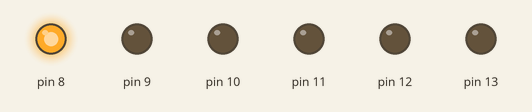
Simulated run of this sketch. Board: Arduino Uno, built with avr-gcc and run on an emulated ATmega328P. On the bench: output pins drawn as LEDs (lit = HIGH).

Above: at 0.05 s.
At 0.25 s:
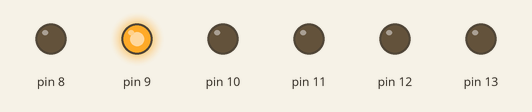
At 0.65 s:
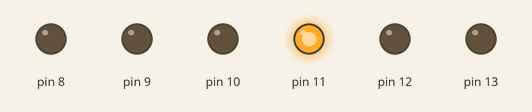
At 1.15 s:
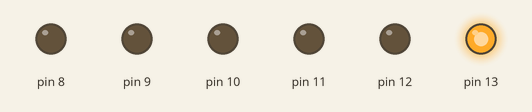
At 1.75 s:
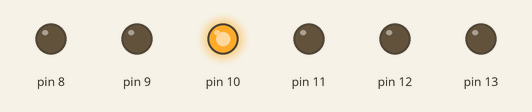
At 2.3 s:
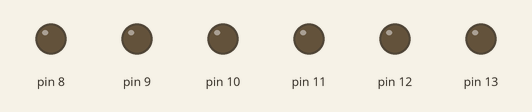
Timing chart, 0 to 3.0 s (numbered marks = the images above):
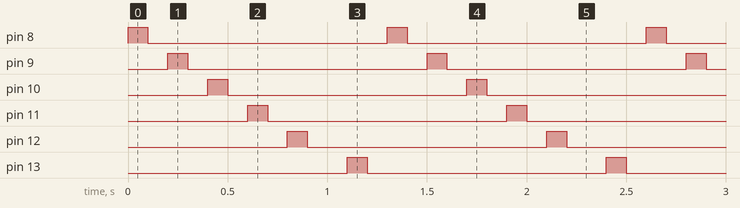

Measured:
- by itself, pin 8–13: alternates HIGH for 0.10 s and LOW for 1.2 s

The sketch:

LedArduino.ino
```cpp
int _ABVAR_1_tmp = 0 ;
void __ardublockDigitalWrite(int pinNumber, boolean status)
{
  pinMode(pinNumber, OUTPUT);
  digitalWrite(pinNumber, status);
}


void setup()
{
  _ABVAR_1_tmp = 100 ;

}

void loop()
{
  __ardublockDigitalWrite(8, HIGH);
  delay( _ABVAR_1_tmp );
  __ardublockDigitalWrite(8, LOW);
  delay( _ABVAR_1_tmp );
  __ardublockDigitalWrite(9, HIGH);
  delay( _ABVAR_1_tmp );
  __ardublockDigitalWrite(9, LOW);
  delay( _ABVAR_1_tmp );
  __ardublockDigitalWrite(10, HIGH);
  delay( _ABVAR_1_tmp );
  __ardublockDigitalWrite(10, LOW);
  delay( _ABVAR_1_tmp );
  __ardublockDigitalWrite(11, HIGH);
  delay( _ABVAR_1_tmp );
  __ardublockDigitalWrite(11, LOW);
  delay( _ABVAR_1_tmp );
  __ardublockDigitalWrite(12, HIGH);
  delay( _ABVAR_1_tmp );
  __ardublockDigitalWrite(12, LOW);
  delay( _ABVAR_1_tmp );
    delay( _ABVAR_1_tmp );
  __ardublockDigitalWrite(13, HIGH);
  delay( _ABVAR_1_tmp );
  __ardublockDigitalWrite(13, LOW);
  delay( _ABVAR_1_tmp );
}
```
